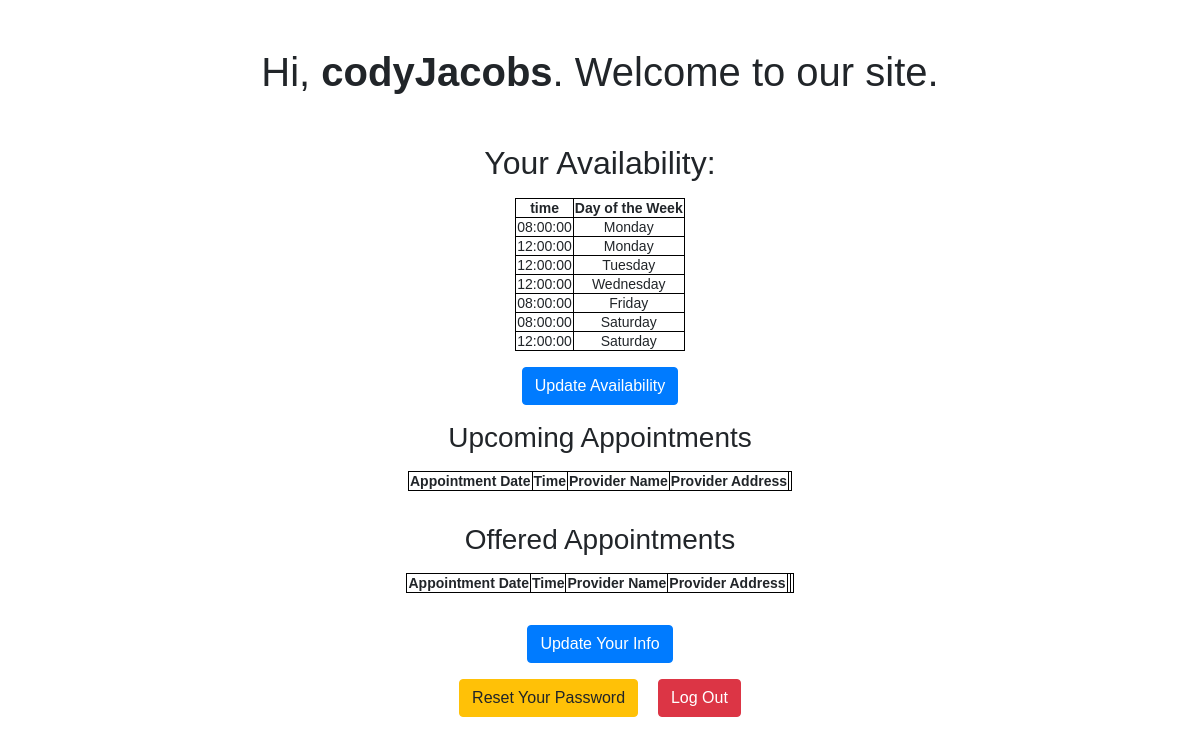
Page /patientView.php (signed in) on the committed database.
### tables this page shows
CREATE TABLE Calendar(
		timeSlotId INT UNIQUE NOT NULL AUTO_INCREMENT,
        timeSlot time NOT NULL,
        day int NOT NULL,
        PRIMARY KEY (timeSlotId) );

### patientView.php (the view, shortened to what this page needs)
<?php
require_once "config.php";
$days = [
  0=> 'Monday',
  1=> 'Tuesday',
  2=> 'Wednesday',
  3=> 'Thursday',
  4 => 'Friday',
  5=> 'Saturday',
  6=> 'Sunday'
];
?>
<!DOCTYPE html>
<html lang="en">
<head>
    <link rel="stylesheet" href="https://stackpath.bootstrapcdn.com/bootstrap/4.5.2/css/bootstrap.min.css">
</head>
<body>
    <h1 class="my-5">Hi, <b><?php echo htmlspecialchars($_SESSION["username"]); ?></b>. Welcome to our site.</h1>
    <h2>Your Availability:</h2>
    <p>
        <?php
            $str = $_SESSION["patientId"];
            $query= "SELECT c.timeSlot, c.day FROM PatientAvailability as Pa JOIN Calendar as c on Pa.timeSlotId = c.timeSlotId WHERE Pa.patientId=$str " ;
            $result = mysqli_query($link, $query);
        ?>
        <table class="center">
            <tr>
                    <th>time</th>
                    <th>Day of the Week</th>
            </tr>
            <?php
                while($row = mysqli_fetch_assoc($result) ){?>
                    <tr>
                    <td><?php echo $row['timeSlot'] ;?></td>
                    <td><?php echo $days[$row['day']] ;?></td>
                    </tr>
<?php
            }
            ?>
        </table> <br>
        <a href="updateAvailability.php" class="btn btn-primary"> Update Availability</a> <?php  ?>
    </p>
   <h3> Upcoming Appointments</h3>
   <p>
        <table class="center">
            <tr>
                    <th>Appointment Date</th>
                    <th>Time</th>
                    <th>Provider Name</th>
                    <th>Provider Address</th>
                    <th></th>
            </tr>
        </table> <br>
    </p>
    <h3>Offered Appointments</h3>
     <p>
        <table class="center">
            <tr>
                    <th>Appointment Date</th>
                    <th>Time</th>
                    <th>Provider Name</th>
                    <th>Provider Address</th>
                    <th></th>
                    <th></th>
            </tr>
        </table> <br>
    </p>
    <p>
        <a href="updatePatientInfo.php" class="btn btn-primary"> Update Your Info</a>
    </p>
    <p>
        <a href="reset-password.php" class="btn btn-warning">Reset Your Password</a>
        <a href="logout.php" class="btn btn-danger ml-3">Log Out</a>
    </p>
</body>
</html>

### patientView.php (style rules this page uses)
body { font: 14px sans-serif; text-align: center; }
table.center { margin-left: auto; margin-right: auto; }
table, th, td { border: 1px solid black; border-collapse: collapse; }

### rows in the picture
calendar: timeSlot "08:00:00", day "Monday"
calendar: timeSlot "12:00:00", day "Monday"
calendar: timeSlot "12:00:00", day "Tuesday"
calendar: timeSlot "12:00:00", day "Wednesday"
calendar: timeSlot "08:00:00", day "Friday"
calendar: timeSlot "08:00:00", day "Saturday"
calendar: timeSlot "12:00:00", day "Saturday"

### other values in the picture
$_SESSION["username"] "codyJacobs"
